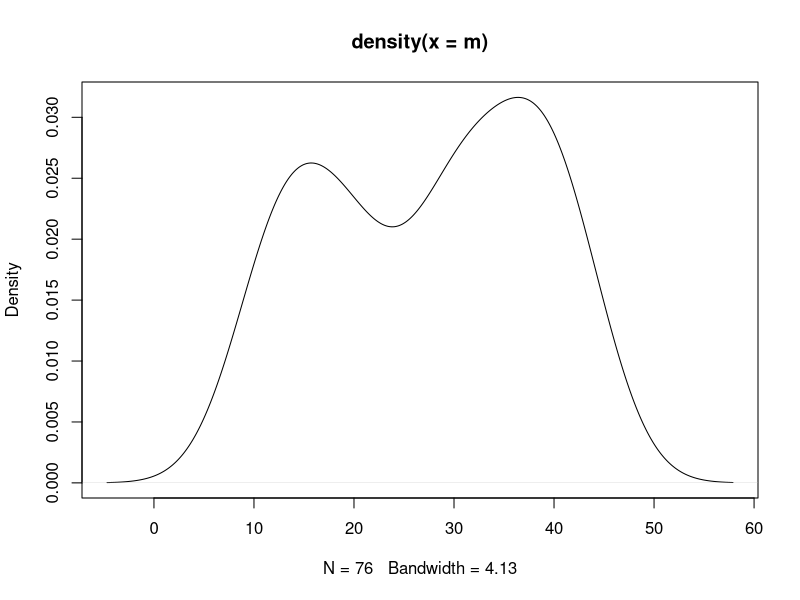

Generate this figure with R:
data(CO2)
m=CO2$uptake
m=unique(m)
m.median=median(m)
splus=sum(m>m.median)
sminus=sum(m<m.median)
k=min(splus,sminus)
n=splus+sminus
binom.test(k,n,0.5)
wilcox.test(m-m.median)
plot(density(m))
ks.test(m,pnorm,mean(m),sd(m))